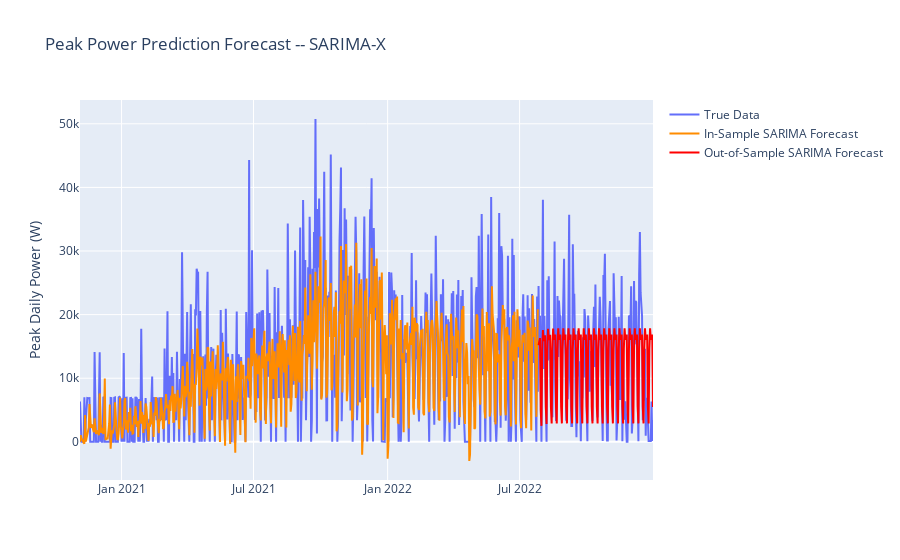

The cell this chart's notebook holds for it:
### Markdown cell above
Here, we plot the in-sample SARIMA forecast as well as the out-of-sample prediction, overlaid on the true data. We can see the out-of-sample prediction converges to the sample mean for long forecasting periods, which is typical for SARIMA models and regression models in general; the model just doesn't "know" what will happen that far in the future, and in long-term forecasting, the average becomes the best estimate. Unfortunately, this fails to capture that high variance that our original data is capable of.

### Code cell
fig = go.Figure()
fig.add_trace(
    go.Scatter(x = dailydemand["peak_power_W"].index , y = dailydemand["peak_power_W"], name = "True Data", hovertext=dailydemand["day"])
)
fig.add_trace(
    go.Scatter(x = fitted_arima.predict().index, y = fitted_arima.predict() , name = "In-Sample SARIMA Forecast" , line= {"color":"#FF8C00"}, hovertext=dailydemand["day"])
)
fig.add_trace(
    go.Scatter(x = test.index, 
               y = fitted_arima.predict(start = test.index[0] , end = test.index[len(test) - 1], exog = X_test),  
               name = "Out-of-Sample SARIMA Forecast" , line= {"color":"Red"}, hovertext=dailydemand["day"].loc[dailydemand.index >= test.index[0]])
)
fig.update_layout({"title" : "Peak Power Prediction Forecast -- SARIMA-X" , "yaxis_title" : "Peak Daily Power (W)"})
fig.show()
print('Test Set RMSE:', np.sqrt(np.mean((Y_test - fitted_arima.predict(start = test.index[0] , end = test.index[len(test) - 1], exog = X_test))**2)), 'Watts')

### Figure 1 — Plotly figure (JSON) as saved in the notebook; plotly's stock layout.template omitted (floating-point values rounded to 4 significant figures; data arrays with more than 128 entries replaced by an {"elided": "..."} marker saying what was removed)
{"data": [{"hovertext": {"elided": "787 str values"}, "name": "True Data", "type": "scatter", "x": {"elided": "787 str values"}, "y": {"elided": "787 int values"}}, {"hovertext": {"elided": "787 str values"}, "line": {"color": "#FF8C00"}, "name": "In-Sample SARIMA Forecast", "type": "scatter", "x": {"elided": "629 str values"}, "y": {"elided": "629 float values"}}, {"hovertext": {"elided": "158 str values"}, "line": {"color": "Red"}, "name": "Out-of-Sample SARIMA Forecast", "type": "scatter", "x": {"elided": "158 str values"}, "y": {"elided": "158 float values"}}], "layout": {"autosize": true, "title": {"text": "Peak Power Prediction Forecast -- SARIMA-X"}, "xaxis": {"autorange": true, "range": ["2020-11-05", "2022-12-31"], "type": "date"}, "yaxis": {"autorange": true, "range": [-6004.0, 53740.0], "title": {"text": "Peak Daily Power (W)"}, "type": "linear"}}}
